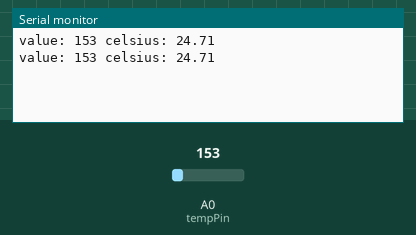
Simulated run of this sketch. Board: Arduino Uno, built with avr-gcc and run on an emulated ATmega328P. Parts: the last lines printed to the serial monitor. The inputs (shaded band) are chosen by the test bench; at power-on: A0 (tempPin) = 153.

Above: at 1.8 s.
1.9 s: A0 (tempPin) set to 165
At 2.8 s:
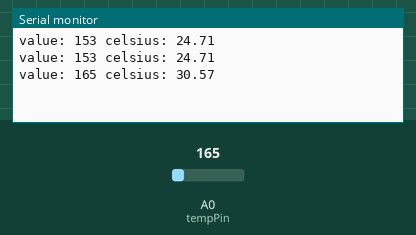
3.4 s: A0 (tempPin) set to 175
At 4.8 s:
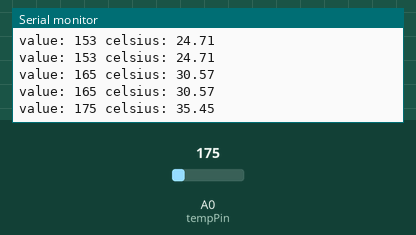
Timing chart, 0 to 6.4 s (numbered marks = the images above; inputs shaded):
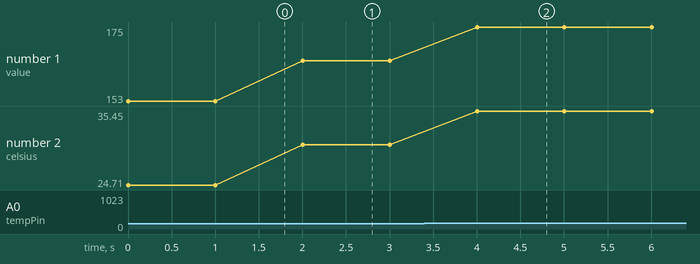

The sketch:

ch13_1.ino
```cpp
int tempPin = 0;
void setup() {
  Serial.begin(9600);
}

void loop() {
  int value = analogRead(tempPin);
  Serial.print("value: ");
  Serial.print(value);
  float millivolts = (value / 1024.0) * 5000.0;
  float celsius = (millivolts - 500.0) / 10.0;
  Serial.print(" celsius: ");
  Serial.println(celsius);
  delay(1000);
}
```

Measured:
- after the input at 1.9 s, the serial monitor: prints a new line after 0.10 s (image 1)
- after the input at 3.4 s, the serial monitor: prints a new line after 0.60 s (image 2)
- plotted number 1: 153 → 165 after the input at 1.9 s, 165 → 175 after the input at 3.4 s
- plotted number 2: 24.71 → 30.57 after the input at 1.9 s, 30.57 → 35.45 after the input at 3.4 s
